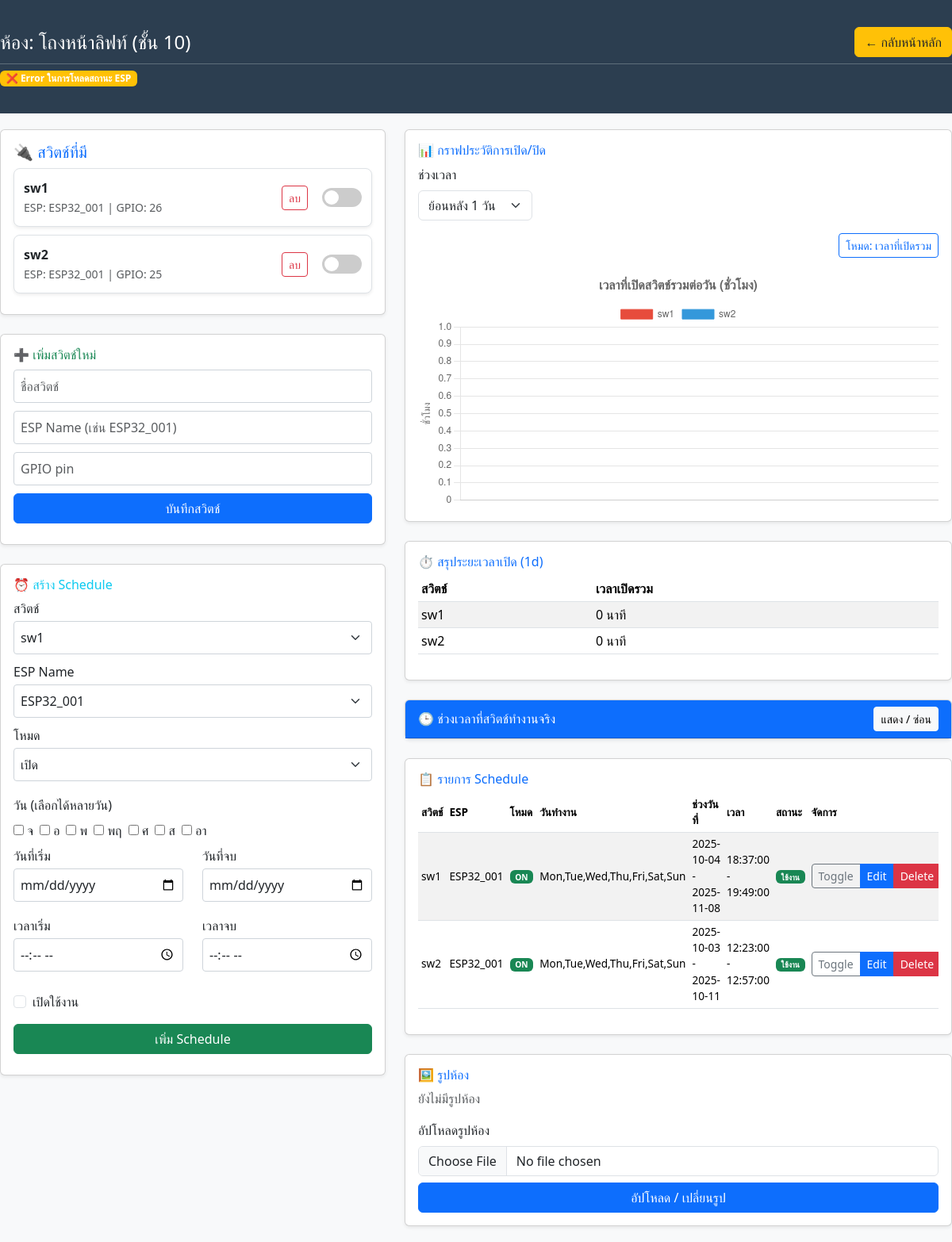
The page /room.php?id=1 (signed in) on the database as committed earlier.
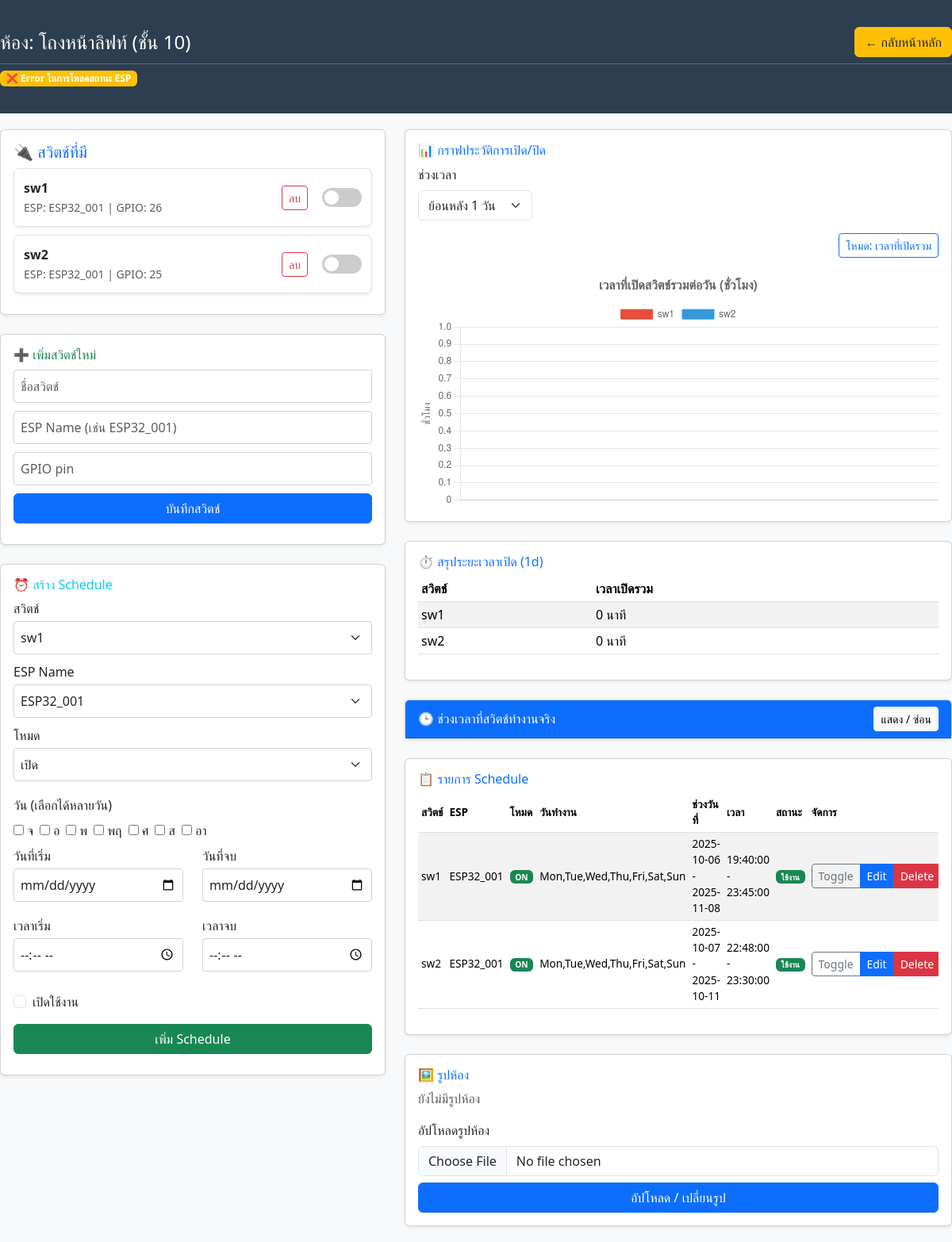
The same page on the database as committed later.
### tables this page shows
CREATE TABLE `schedule` (
  `id` int(11) NOT NULL,
  `device_id` varchar(50) DEFAULT NULL,
  `esp_name` varchar(50) DEFAULT NULL,
  `mode` varchar(20) DEFAULT NULL,
  `weekdays` varchar(50) DEFAULT NULL,
  `start_date` date DEFAULT NULL,
  `end_date` date DEFAULT NULL,
  `start_time` time DEFAULT NULL,
  `end_time` time DEFAULT NULL,
  `enabled` tinyint(1) DEFAULT 1,
  `created_at` timestamp NOT NULL DEFAULT current_timestamp()
);

### room.php (the view, shortened to what the changed rows need)
<?php
include 'log_action.php';
$room_id = (int)$_GET['id'];
$stmt = $conn->prepare("SELECT * FROM switches WHERE room_id = ? ORDER BY id ASC");
$stmt->execute([$room_id]);
$switches = $stmt->fetchAll();
$ids = array_column($switches, 'id');
$schedules = [];
if (count($ids) > 0) {
    $placeholders = implode(',', array_fill(0, count($ids), '?'));
    $params = array_map(function($id) { return "switch_$id"; }, $ids);
    $stmt = $conn->prepare("SELECT * FROM schedule WHERE device_id IN ($placeholders) ORDER BY id ASC");
    $stmt->execute($params);
    $schedules = $stmt->fetchAll();
}
$switch_name_map = [];
foreach ($switches as $sw) {
    $switch_name_map['switch_' . $sw['id']] = $sw['switch_name'];
}
?>
<!DOCTYPE html>
<html lang="th">
<head>
<link href="https://cdn.jsdelivr.net/npm/bootstrap@5.3.3/dist/css/bootstrap.min.css" rel="stylesheet">
</head>
<body>
<div class="container-main">
    <div class="row g-4">
        <div class="col-md-7">
            <div class="card shadow-sm mb-4">
                <div class="card-body">
                    <table class="table table-sm table-striped">
                        <thead><tr><th>สวิตช์</th><th>เวลาเปิดรวม</th></tr></thead>
                    </table>
                </div>
            </div>
            <div class="card shadow-sm mb-4">
                <div class="card-body">
                    <?php if (count($schedules)===0): ?>
                        <p class="text-muted">ยังไม่มี Schedule</p>
                    <?php else: ?>
                        <div class="table-responsive">
                           <table class="table table-sm table-striped table-hover table-sched">
    <thead>
        <tr>
            <th>สวิตช์</th>
            <th>ESP</th>
            <th>โหมด</th>
            <th>วันทำงาน</th>
            <th>ช่วงวันที่</th>
            <th>เวลา</th>
            <th>สถานะ</th>
            <th>จัดการ</th>
        </tr>
    </thead>
    <tbody>
        <?php foreach($schedules as $sch): ?>
            <tr>
                <td><?= htmlspecialchars($switch_name_map[$sch['device_id']] ?? $sch['device_id']) ?></td>
                <td><?= htmlspecialchars($sch['esp_name']) ?></td>
                <td>
                    <span class="badge bg-<?= $sch['mode']=='on'?'success':'danger' ?>">
                        <?= strtoupper($sch['mode']) ?>
                    </span>
                </td>
                <td><?= htmlspecialchars($sch['weekdays'] ?: 'ทุกวัน') ?></td>
                <td><?= $sch['start_date'] ?> - <?= $sch['end_date'] ?></td>
                <td><?= $sch['start_time'] ?> - <?= $sch['end_time'] ?></td>
                <td>
                    <span class="badge bg-<?= $sch['enabled'] ? 'success' : 'secondary' ?>">
                        <?= $sch['enabled'] ? 'ใช้งาน' : 'ปิด' ?>
                    </span>
                </td>
                <td>
                    <div class="btn-group btn-group-sm" role="group">
                        <a class="btn btn-outline-secondary" href="room.php?id=<?= $room_id ?>&toggle_schedule=<?= $sch['id'] ?>">Toggle</a>
                        <a class="btn btn-primary" href="room.php?id=<?= $room_id ?>&edit_schedule=<?= $sch['id'] ?>">Edit</a>
                        <a class="btn btn-danger" href="room.php?id=<?= $room_id ?>&del_schedule=<?= $sch['id'] ?>" onclick="return confirm('ลบ schedule?')">Delete</a>
                    </div>
                </td>
            </tr>
        <?php endforeach; ?>
    </tbody>
</table>
                        </div>
                    <?php endif; ?>
                </div>
            </div>
        </div>
    </div>
</div>
</body>
</html>

Rows that differ between the two databases and show on the page:
changed schedule "sw1": start_date "2025-10-04" → "2025-10-06"; start_time "18:37:00" → "19:40:00"; end_time "19:49:00" → "23:45:00"
changed schedule "sw2": start_date "2025-10-03" → "2025-10-07"; start_time "12:23:00" → "22:48:00"; end_time "12:57:00" → "23:30:00"
